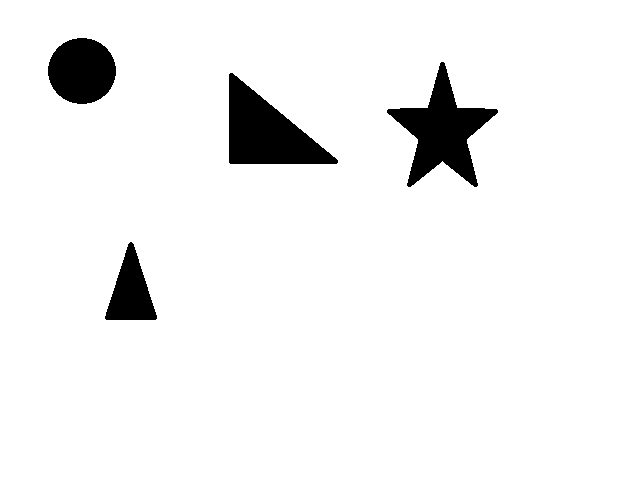
#> input picture 27/formasGeometricas.png, 640 x 480 px, found by its file name
$ python 27.py
#> lines starting #> are read from the running program, lines starting #| are printed output that depends on the picture; after the words box and inside, x2 and y2 are one past the last pixel; in counts of white or black regions, pixels touching at a corner belong together
import cv2 as cv
import numpy as np
imagemOriginal = cv.imread('C:/enviroment/learningOpenCV/27/formasGeometricas.png')
#> imagemOriginal is the input picture: shape (480, 640, 3); 94.6% white; 4 black regions, box (x1, y1, x2, y2) and area: (387, 62, 498, 187) 5417, (229, 73, 338, 164) 5303, (48, 38, 116, 104) 3509, (105, 242, 157, 320) 2241
imagemCinza = cv.cvtColor(imagemOriginal, cv.COLOR_BGR2GRAY)
altura, largura = imagemCinza.shape
#> altura = 480; largura = 640
matrizRotulos = np.zeros((altura, largura), dtype=np.int32)
imagemResultado = np.zeros((altura, largura, 3), dtype=np.uint8)
contadorObjetos = 0

def gerarCorAleatoria():
    return [int(c) for c in np.random.randint(50, 255, size=3)]

def crescerRegiao(seed, numRegiao, cor):
    listaDePixels = [seed]
    matrizRotulos[seed] = numRegiao
    imagemResultado[seed] = cor
    vizinhos = [(-1, 0), (1, 0), (0, -1), (0, 1)]

    while len(listaDePixels) > 0:
        yAtual, xAtual = listaDePixels.pop(0)
        for dy, dx in vizinhos:
            yVizinho, xVizinho = yAtual + dy, xAtual + dx
            if 0 <= yVizinho < altura and 0 <= xVizinho < largura:
                if imagemCinza[yVizinho, xVizinho] < 127 and matrizRotulos[yVizinho, xVizinho] == 0:
                    matrizRotulos[yVizinho, xVizinho] = numRegiao
                    imagemResultado[yVizinho, xVizinho] = cor
                    listaDePixels.append((yVizinho, xVizinho))

for i in range(altura):
    for j in range(largura):
        if imagemCinza[i, j] < 127 and matrizRotulos[i, j] == 0:
            contadorObjetos += 1
            corObjeto = gerarCorAleatoria()
            crescerRegiao((i, j), contadorObjetos, corObjeto)
#> after the loop, contadorObjetos = 4

#esse e o looping responsavel por gerar as iimagens
for k in range(1, contadorObjetos + 1): #(comecando de um pq 0 é o fundo e +1 pra não parar no penultimo e ignorar o ultimo elemento)
    linhas, colunas = np.where(matrizRotulos == k) #se k vai correspondendo ao objeto contado, a comparação
                                                   #em where sginifica que linhas, colunas armazenam os endereços que contém o numero
                                                   # correspondente ao objeto
    subImagem = imagemOriginal[min(linhas):max(linhas)+1, min(colunas):max(colunas)+1] #recortes dos limites onde o objeto termina
    cv.imshow(f'Objeto {k}', subImagem)
    cv.imwrite(f'C:/enviroment/learningOpenCV/27/subimagem_{k}.png', subImagem)
#> this loop made 4 passes
#> pass 1, `subImagem = imagemOriginal[min(linhas):max(linhas)+1, min(colunas):max..`:
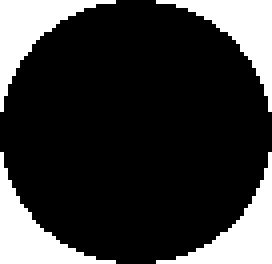
#> subImagem: shape (66, 68, 3) (shown 4 times larger); 21.8% white; 4 white regions, box (x1, y1, x2, y2) and area: (0, 0, 29, 28) 245, (39, 0, 68, 28) 245, (0, 38, 29, 66) 245, (39, 38, 68, 66) 244
#> pass 2, `subImagem = imagemOriginal[min(linhas):max(linhas)+1, min(colunas):max..`:
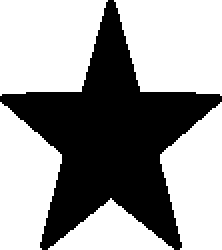
#> subImagem: shape (125, 111, 3) (shown 2 times larger); 61% white; 1 black region, box (x1, y1, x2, y2) and area: (0, 0, 111, 125) 5417
#> pass 3, `subImagem = imagemOriginal[min(linhas):max(linhas)+1, min(colunas):max..`:
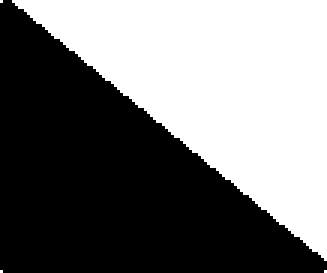
#> subImagem: shape (91, 109, 3) (shown 3 times larger); 46.5% white; 4 white regions (3 under 20 px), largest, box (x1, y1, x2, y2) and area: (4, 0, 109, 87) 4613

cv.imshow('Objetos Rotulados (Geral)', imagemResultado)
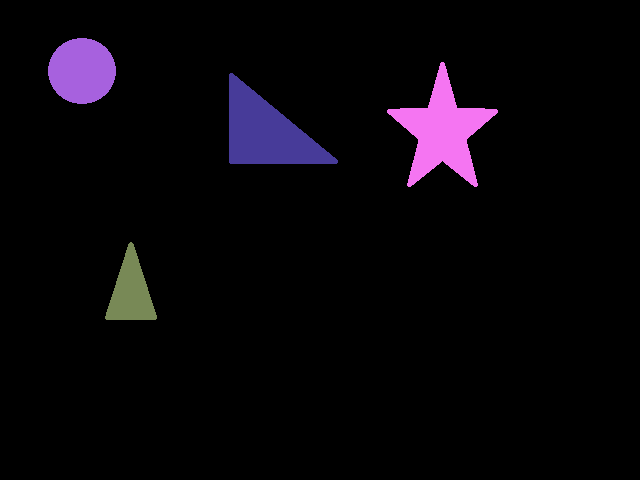
#> window 'Objetos Rotulados (Geral)': shape (480, 640, 3); mean B, G, R 10.1, 5.2, 8.3
cv.imwrite('C:/enviroment/learningOpenCV/27/resultado_geral.png', imagemResultado)
cv.waitKey(0)
cv.destroyAllWindows()
